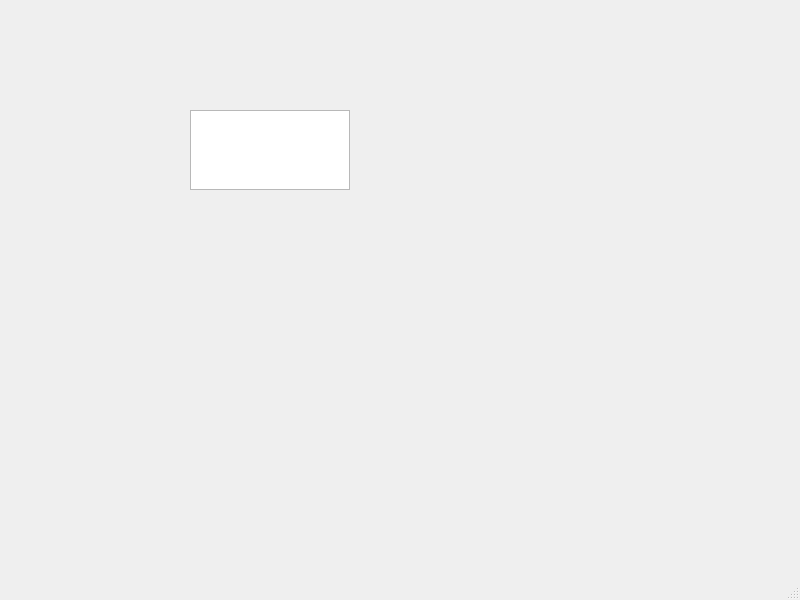
<?xml version="1.0" encoding="UTF-8"?>
<ui version="4.0">
 <class>MainWindow</class>
 <widget class="QMainWindow" name="MainWindow">
  <property name="enabled">
   <bool>true</bool>
  </property>
  <property name="geometry">
   <rect>
    <x>0</x>
    <y>0</y>
    <width>800</width>
    <height>600</height>
   </rect>
  </property>
  <property name="windowTitle">
   <string>FileXplore</string>
  </property>
  <property name="windowIcon">
   <iconset theme="folder"/>
  </property>
  <widget class="QWidget" name="centralwidget">
   <property name="minimumSize">
    <size>
     <width>800</width>
     <height>557</height>
    </size>
   </property>
   <property name="maximumSize">
    <size>
     <width>800</width>
     <height>557</height>
    </size>
   </property>
   <widget class="QWidget" name="verticalLayoutWidget">
    <property name="geometry">
     <rect>
      <x>190</x>
      <y>110</y>
      <width>160</width>
      <height>80</height>
     </rect>
    </property>
    <layout class="QVBoxLayout" name="layoutBox">
     <property name="sizeConstraint">
      <enum>QLayout::SetMaximumSize</enum>
     </property>
     <item>
      <widget class="QListWidget" name="listWidget"/>
     </item>
    </layout>
   </widget>
  </widget>
  <widget class="QMenuBar" name="menubar">
   <property name="geometry">
    <rect>
     <x>0</x>
     <y>0</y>
     <width>800</width>
     <height>21</height>
    </rect>
   </property>
  </widget>
  <widget class="QStatusBar" name="statusbar"/>
 </widget>
 <resources/>
 <connections/>
</ui>
